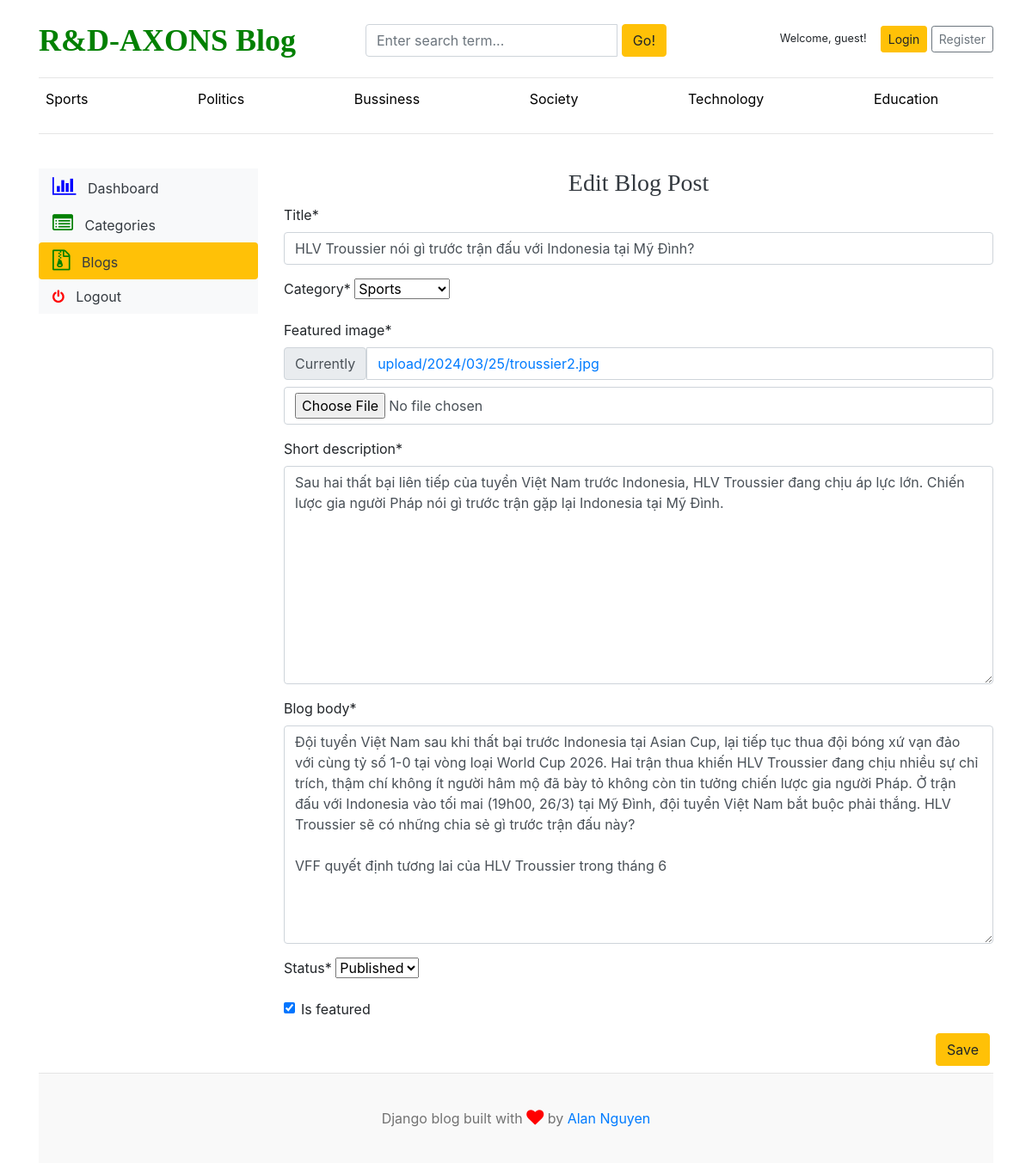
Screenshot of /dashboard/posts/edit/2/ with the database file from the repository.
### blogs/models.py (models this page shows, shortened)
class Category(models.Model):
    category_name = models.CharField(max_length=50, unique=True)
    created_at = models.DateTimeField(auto_now_add=True)
    updated_at = models.DateTimeField(auto_now=True)
    class Meta:
        verbose_name_plural = 'categories'
    def __str__(self):
        return self.category_name

class Blog(models.Model):
    title = models.CharField(max_length=100)
    slug = models.SlugField(max_length=150, unique=True, blank=True)
    category = models.ForeignKey(Category, on_delete=models.CASCADE)
    author = models.ForeignKey(User, on_delete=models.CASCADE)
    featured_image = models.ImageField(upload_to='upload/%Y/%m/%d')
    short_description = models.TextField(max_length=500)
    blog_body = models.TextField(max_length=10000)
    status = models.CharField(max_length=20, choices=STATUS_CHOICES, default="Draft")
    is_featured = models.BooleanField(default=False)
    created_at = models.DateTimeField(auto_now_add=True)
    updated_at = models.DateTimeField(auto_now=True)

### dashboards/views.py (the view, shortened to what this page needs)
# urls.py: path('posts/edit/<int:pk>/', views.edit_post, name='edit_post'),
def edit_post(request, pk):
    try:
        post = Blog.objects.get(id=pk)
        form = BlogPostForm(instance=post)
        context = {
            'post': post,
            'form': form,
        }
        return render(request, 'dashboard/edit_post.html', context)
    except:
        return render(request,'404.html')

### dashboards/forms.py
class BlogPostForm(forms.ModelForm):
    class Meta:
        model = Blog
        fields = ('title', 'category', 'featured_image', 'short_description', 'blog_body', 'status', 'is_featured')

### blogs/context_processors.py (called while the page is built)
def get_categories(request):
    categories = Category.objects.all()
    return dict(categories=categories)

def get_social_links(request):
    social_links = SocialLink.objects.all()
    return dict(social_links=social_links)

### templates/dashboard/edit_post.html (shortened to what this page needs)
{% extends "base.html" %}
{% block content %}
{% load crispy_forms_tags %}
<hr><br/>
<div class="row">
    {% include 'dashboard/sidebar.html'%}
    <div class="col-md-9 table-responsive">
        <form action="{% url 'edit_post' post.id %}" method="POST" enctype="multipart/form-data">
                <div class="text-center text-dark">
                    <h3>Edit Blog Post</h3>
                </div>
                {{ form | crispy }}
                <button type="submit" class="btn btn-warning float-right mb-2 mr-1">Save</button>
          </form>
    </div>
</div>
{% endblock content %}

### templates/base.html (shortened to what this page needs)
{% load static %}
<!DOCTYPE html>
<html lang="en">
<head>
    <link href="https://getbootstrap.com/docs/4.0/dist/css/bootstrap.min.css" rel="stylesheet">
    <link rel="stylesheet" href="https://cdnjs.cloudflare.com/ajax/libs/font-awesome/4.7.0/css/font-awesome.min.css">
    <link href="{% static 'css/blogs.css' %}" rel="stylesheet">
  </head>
<body>
    <div class="container">
      <header class="blog-header py-3">
        <div class="row flex-nowrap justify-content-between align-items-center">
          <div class="col-4 pt-1">
            <a class="blog-header-logo" href="/" style="font-weight:900; color:green;">R&D-AXONS Blog</a>
          </div>
          <div class="col-4 pt-1" >
            <form action="{% url 'search' %}" method="GET">
              <div class="input-group">
                <input class="form-control" type="text" name="keyword" value="{{ keyword }}" placeholder="Enter search term..." aria-label="Enter search term..." aria-describedby="button-search" /><p style="margin-right:5px;"> </p>
                <button type="submit " class="btn btn-warning" id="button-search" type="button">Go!</button>
            </div>
            </form>
          </div>
          <div class="col-4 d-flex justify-content-end align-items-center">
            {% if user.is_authenticated %}
              <div class="nav-item">
                <small class="nav-link">Welcome, {{ user.username }}!</small>
              </div>
              <a href="{% url 'dashboard' %}" style="text-decoration: None">Dashboard</a> &nbsp;
              <a href="{% url 'logout' %}" style="text-decoration: None">Logout</a>
            {% else %}
              <div class="nav-item">
                <small class="nav-link">Welcome, guest!</small>
              </div>
              <a class="btn btn-sm btn-warning" href="{% url 'login' %}">Login</a> &nbsp;
              <a class="btn btn-sm btn-outline-secondary" href="{% url 'register' %}">Register</a>
            {% endif %}
          </div>
        </div>
      </header>
      <div class="nav-scroller py-1 mb-2">
        <nav class="nav d-flex justify-content-between">
          {% for item in categories %}
            <a class="p-2 cat-text" href="{% url 'posts_by_category' item.pk %} " style=" text-decoration: none">{{ item.category_name }}</a>
            <br/>
          {% endfor %}
        </nav>
      </div>
{% block content %}
{% endblock content %}
    <footer class="blog-footer">
        <p>Django blog built with <i class="fa fa-heart my-heart"></i> by <a href="#">Alan Nguyen</a></p>
    </footer>
</body>
</html>

### blog_main/static/css/blogs.css (style rules this page uses)
.blog-header { border-bottom: 1px solid #e5e5e5; }
.blog-header-logo { font-family: "IBM Plex Sans"!important; font-size: 2.25rem; }
h1, h2, h3, h4, h5, h6 { font-family: "IBM Plex Sans"!important; }
.blog-footer { padding: 2.5rem 0; color: #727272; text-align: center; background-color: #f9f9f9; border-top: .05rem solid #e5e5e5; }
.blog-footer p:last-child { margin-bottom: 0; }
.my-heart { font-size:20px; color: red !important; }
.cat-text { text-decoration: none; color: black; }

### rows the page displays
Category: category_name "Sports"
Category: category_name "Politics"
Category: category_name "Bussiness"
Category: category_name "Society"
Category: category_name "Technology"
Category: category_name "Education"
Blog: title "HLV Troussier nói gì trước trận đấu với Indonesia tại Mỹ Đình?", category "Sports", short_description "Sau hai thất bại liên tiếp của tuyển Việt Nam trước Indonesia, HLV Troussier đang chịu áp lực lớn. Chiến lược gia người Pháp nói gì trước trận gặp lại Indonesia tại Mỹ Đình.", blog_body "Đội tuyển Việt Nam sau khi thất bại trước Indonesia tại Asian Cup, lại tiếp tục thua đội bóng xứ vạn đảo với cùng tỷ số 1-0 tại vòng loại World Cup 2026. Hai trận thua khiến HLV Troussier đang chịu nhiều sự chỉ trích, thậm chí không ít người hâm mộ đã bày tỏ không còn tin tưởng chiến lược gia người Pháp. Ở trận đấu với Indonesia vào tối mai (19h00, 26/3) tại Mỹ Đình, đội tuyển Việt Nam bắt buộc phải thắng. HLV Troussier sẽ có những chia sẻ gì trước trận đấu này? VFF quyết định tương lai của HLV Troussier trong tháng 6", status "Published", is_featured "☑"
